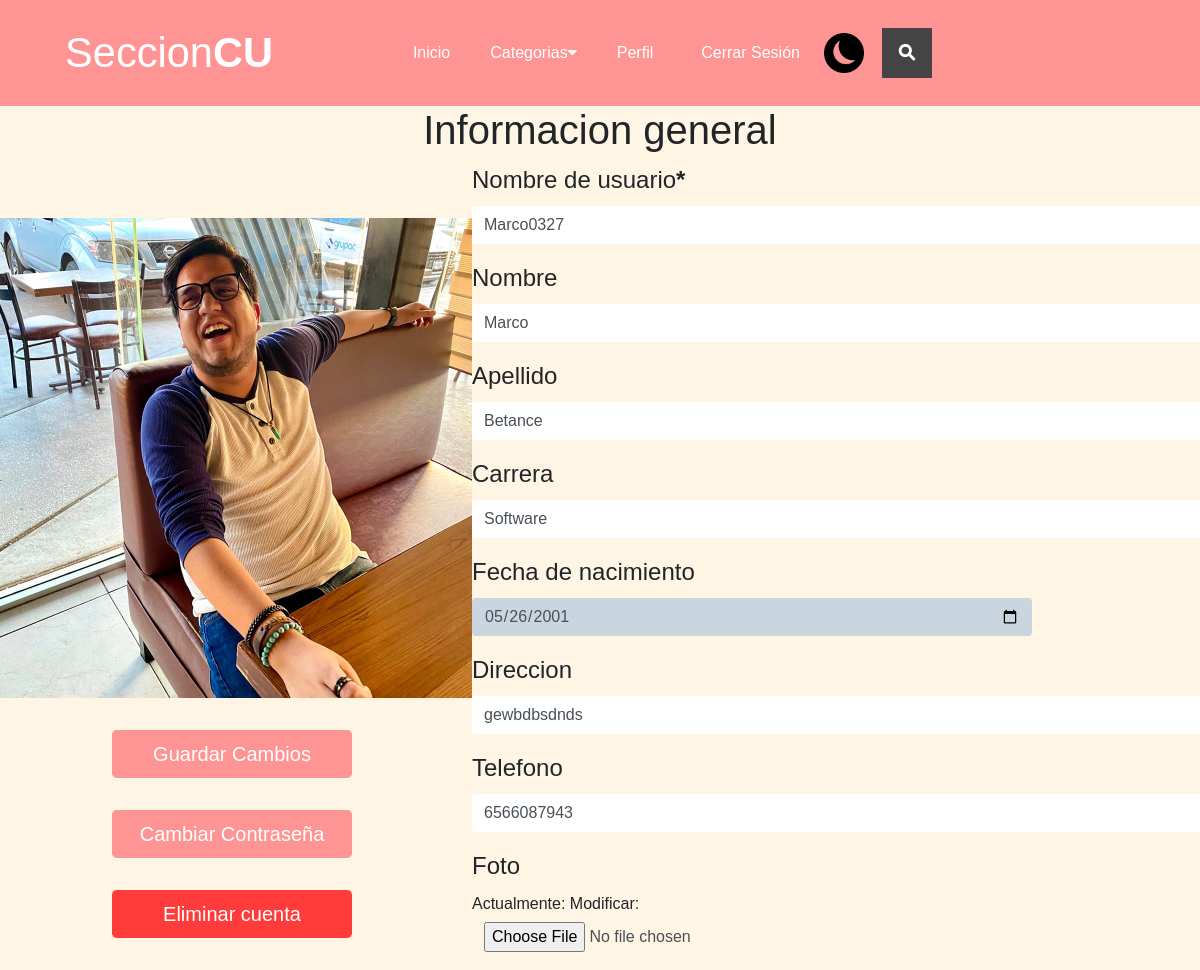
The app's page /configuracion/ (signed in) with its own data.
### autentificacion/models.py (models this page shows, shortened)
class User(AbstractUser):
    email = models.EmailField(
        verbose_name='email address',
        max_length=255,
        unique=True,
    )
    username = models.CharField(max_length=100, unique=False)
    birthdate = models.DateField(null=True, blank=True)
    phone = models.CharField(max_length=10, null=True, blank=True)
    address = models.CharField(max_length=200, null=True, blank=True)
    photo = models.ImageField(upload_to='autentificacion', null=True, blank=True)
    career = models.CharField(max_length=30,null=True, blank=True)
    created = models.DateField(auto_now_add=True)
    USERNAME_FIELD = 'email'
    REQUIRED_FIELDS = ['username']

### autentificacion/views.py (the view)
# urls.py: path("configuracion/", views.configuracion, name="configuracion"),
@login_required
def configuracion(request):
    categorias = Categoria.objects.all()
    usuario = User.objects.get(id=request.user.id)
    if request.method == 'POST':
        form = Update_user(request.POST,request.FILES, instance=usuario)
        if form.is_valid() :
            form.save()
            messages.success(request, 'Your profile is updated successfully')
            return redirect("perfil")
    else:
        form = Update_user(instance=usuario)
    return render(request, "autentificacion/configuracion.html", {"categorias":categorias, "form": form})

### autentificacion/forms.py
class Update_user(ModelForm):
    def __init__(self, *args, **kwargs):
        super().__init__(*args, **kwargs)
        for visible in self.visible_fields():
            visible.field.widget.attrs['class'] = 'form-control'
            visible.field.widget.attrs['placeholder'] = visible.field.label
    class Meta:
        model = User
        fields = ['username', 'first_name', 'last_name','career', 'birthdate', 'address','phone', "photo"]
        labels = {
            'username': _('Nombre de usuario'),
            'first_name': _('Nombre'),
            'last_name': _('Apellido'),
            'career': _('Carrera'),
            'birthdate': _('Fecha de nacimiento'),
            'phone': _('Telefono'),
            'address': _('Direccion'),
            'photo': _('Foto'),
        }
        widgets = {
            'birthdate': forms.DateInput(format=('%Y-%m-%d'),attrs={'type': 'date'}),
        }

### autentificacion/templates/autentificacion/configuracion.html (shortened to what this page needs)
{% extends 'publicaciones/nav.html'%}
{% load static %}
{% load crispy_forms_tags %}
{%block content%}
    <h1 class="text-config"> Informacion general</h1>
    <div class="form-content">
        <form method="POST" enctype="multipart/form-data" name = "form_update">
            <div id="form_config" style="display: grid;
            grid-template-columns: repeat(2, 1fr);">
                <div class="img-config">
                    <br>
                    {%if request.user.photo%}
                        <img class="img-perfil" src="{{request.user.photo.url }}" width="300px" height="300px">
                    {%else%}
                        <img class="img-perfil" src="{% static 'autentificacion/img/gato.jpg' %}" width="300px" height="300px">
                    {%endif%}
                    <button type="submit" class="btn btn-lg btn-config btn-rosa" >Guardar Cambios</button>
                    <div>
                        <a class="btn btn-lg btn-config btn-rosa" href="{% url 'password_change' %}">Cambiar Contraseña</a>
                    </div>
                    <a href="{% url 'delete_account' %}">
                        <input type="button" class="btn btn-lg btn-config btn-red" onclick="return confirm('Estas seguro? Esta accion eliminara tu cuenta por completo de nuestro sitio web  ')" value="Eliminar cuenta"/>
                    </a>
                </div>
                <div>
                    {{form|crispy}}
                </div>
            </div>
        </form>
    </div>
{%endblock%}

### publicaciones/static/publicaciones/assets/css/header.css (style rules this page uses)
input[type="text"] { border-radius: 4px; border: 1px solid black; }
span { font-weight: bold; }
body { font-family: sans-serif; background-color: #FFF5E4; }

### publicaciones/static/publicaciones/assets/css/perfil.css (style rules this page uses)
.img-perfil { height: 100%; width: 100%; }

### publicaciones/static/publicaciones/assets/css/config.css (style rules this page uses)
input[type="text"], input[type="date"], input[type="file"] { border: none; width: 35rem; }
input[type="file"] { background-color: transparent; }
.control-label { font-size: 1.5rem; }
.text-config { text-align: center; }
.img-config img { height: 30rem; width: 30rem; }
.img-config { display: flex; flex-direction: column; gap: 2rem; align-items: center; }
.img-config button { width: 15rem; }
.form-group { border: none; }
.btn-config { width: 15rem; }
.btn-red { color: white; background-color: rgb(255, 59, 59); border-color: 1px solid red; }
.btn-rosa { color: white; background-color: #FF9494; border-color: 1px solid #FF9494; }

### publicaciones/static/publicaciones/assets/css/dark-mode.css (style rules this page uses)
.dark-mode input[type="text"], input[type="date"] { background-color: #C9D6DF; border: none; width: 35rem; }

### publicaciones/static/publicaciones/assets/css/crear_publicacion.css (style rules this page uses)
.form-content { display: flex; justify-content: center; align-items: center; }
.form-content input[type="text"], input[type="number"] { width: 46rem; }

### records on screen
User: user.photo (picture), username "Marco0327", first_name "Marco", last_name "Betance", career "Software", birthdate "05/26/2001", address "gewbdbsdnds", phone "6566087943"
